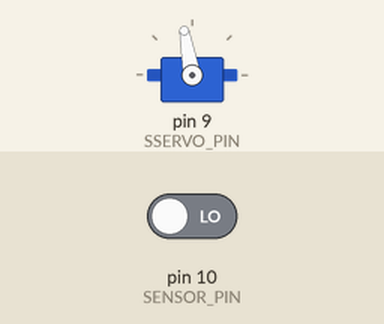
Recording of a sketch running on a simulated Arduino Uno, built with avr-gcc and run on an emulated ATmega328P. On the bench: servo. Inputs (shaded band) come from the test bench; at power-on: pin 10 (SENSOR_PIN) LOW.

Above: at 2.4 s.
2.5 s: pin 10 (SENSOR_PIN) driven HIGH
Timing chart, 0 to 11.5 s (numbered marks = the images above; inputs shaded):
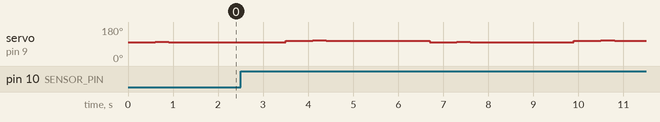

The sketch:

sweet.ino
```cpp
/**************************************************************
sweet.ino
BlackBug Engineering
07.11.2018
https://github.com/dbprof/sweet
***************************************************************/

///////////////////////////////ДАТЧИК_ПРИСУТСТВИЯ///////////////////////////////
#define SENSOR_PIN 10

///////////////////////////////СЕРВОПРИВОД///////////////////////////////
// добавляем библиотеку для работы с сервоприводами
#include <Servo.h>
#define SSERVO_PIN 9
Servo SServo;
bool isServoAttached = false;
void attachServo() {
  if (!isServoAttached) {
    SServo.attach(SSERVO_PIN);
    isServoAttached = true;
  }
}
void detachServo() {
  if (isServoAttached) {
    SServo.detach();
    isServoAttached = false;
  }
}
void closeGate() {
  attachServo();
  SServo.write(100);
  delay(300);
  SServo.write(98);
  delay(300);
  SServo.write(102);
  delay(300);
  SServo.write(100);
  delay(300);
  detachServo();
}
void openGate() {
  attachServo();
  SServo.write(108);
  delay(300);
  SServo.write(106);
  delay(300);
  SServo.write(110);
  delay(300);
  SServo.write(108);
  delay(300);
  detachServo();
}
void passOne() {
  openGate();
  delay(2000);
  closeGate();
}

void setup() {
  closeGate();

}

void loop() {
  if (digitalRead(SENSOR_PIN))
  {
    delay(1000);
    passOne();
    delay(1000);
    return;
  }

}
```
